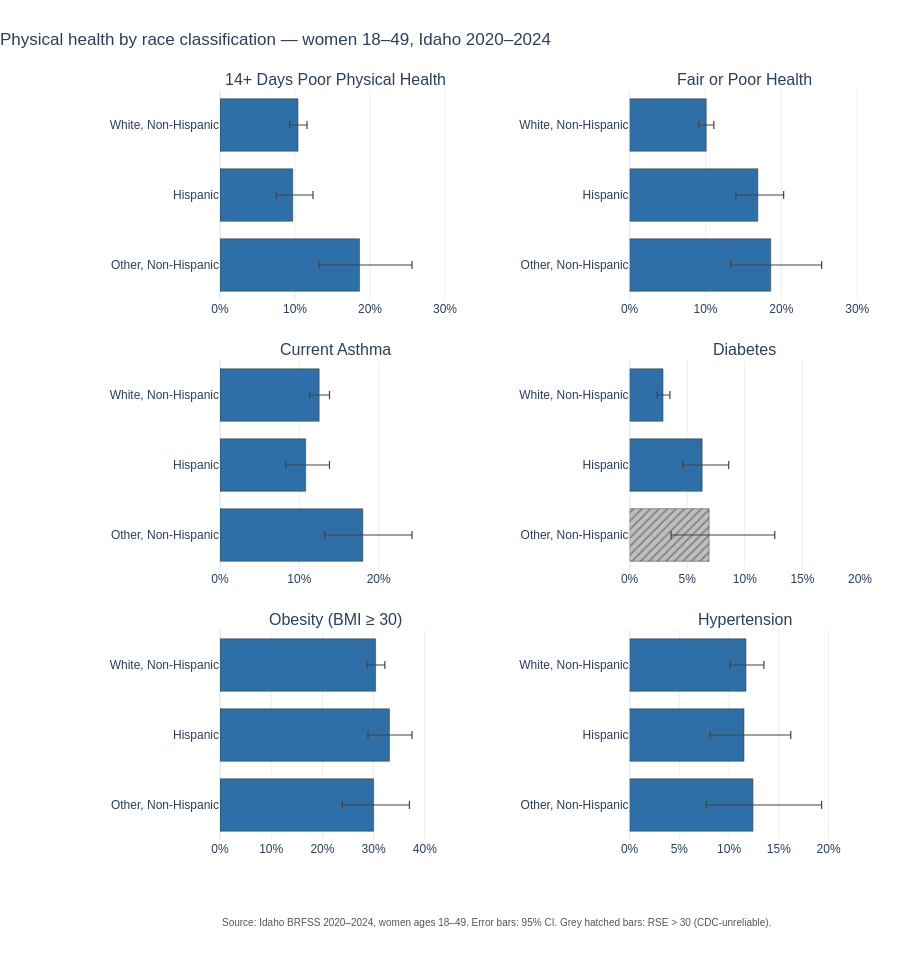

The notebook cell this image was saved under:
### Markdown cell above
## A5. By race classification

### Code cell
small_multiples(
    df, metrics=PHYS_METRICS,
    group_col='Group', group_order=RACE_ORDER,
    filters={'Category': 'Race Classification', 'Region': 'Statewide'},
    title='Physical health by race classification \u2014 women 18\u201349, Idaho 2020\u20132024',
).show()

### Figure 1 — Plotly figure (JSON) as saved in the notebook; plotly's stock layout.template omitted (floating-point values rounded to 4 significant figures)
{"data": [{"customdata": ["<b>White, Non-Hispanic</b><br>10.4% (95% CI 9.3–11.6)<br>n = 4726, RSE = 6", "<b>Hispanic</b><br>9.7% (95% CI 7.5–12.4)<br>n = 843, RSE = 13", "<b>Other, Non-Hispanic</b><br>18.6% (95% CI 13.2–25.6)<br>n = 331, RSE = 17"], "error_x": {"array": [1.2, 2.7, 7.0], "arrayminus": [1.1, 2.2, 5.4], "color": "#444", "symmetric": false, "thickness": 1.2, "type": "data", "width": 4}, "hovertemplate": "%{customdata}<extra></extra>", "marker": {"color": ["#2e6fa7", "#2e6fa7", "#2e6fa7"], "line": {"color": "#333", "width": 0.5}, "pattern": {"shape": ["", "", ""], "size": 6, "solidity": 0.3}}, "orientation": "h", "showlegend": false, "type": "bar", "x": [10.4, 9.7, 18.6], "xaxis": "x", "y": ["White, Non-Hispanic", "Hispanic", "Other, Non-Hispanic"], "yaxis": "y"}, {"customdata": ["<b>White, Non-Hispanic</b><br>10.1% (95% CI 9.1–11.1)<br>n = 4792, RSE = 5", "<b>Hispanic</b><br>16.9% (95% CI 14.0–20.3)<br>n = 865, RSE = 9", "<b>Other, Non-Hispanic</b><br>18.6% (95% CI 13.3–25.3)<br>n = 346, RSE = 16"], "error_x": {"array": [1.0, 3.4, 6.7], "arrayminus": [1.0, 2.9, 5.3], "color": "#444", "symmetric": false, "thickness": 1.2, "type": "data", "width": 4}, "hovertemplate": "%{customdata}<extra></extra>", "marker": {"color": ["#2e6fa7", "#2e6fa7", "#2e6fa7"], "line": {"color": "#333", "width": 0.5}, "pattern": {"shape": ["", "", ""], "size": 6, "solidity": 0.3}}, "orientation": "h", "showlegend": false, "type": "bar", "x": [10.1, 16.9, 18.6], "xaxis": "x2", "y": ["White, Non-Hispanic", "Hispanic", "Other, Non-Hispanic"], "yaxis": "y2"}, {"customdata": ["<b>White, Non-Hispanic</b><br>12.5% (95% CI 11.3–13.8)<br>n = 4757, RSE = 5", "<b>Hispanic</b><br>10.8% (95% CI 8.3–13.8)<br>n = 861, RSE = 13", "<b>Other, Non-Hispanic</b><br>18.0% (95% CI 13.2–24.2)<br>n = 343, RSE = 16"], "error_x": {"array": [1.3, 3.0, 6.2], "arrayminus": [1.2, 2.5, 4.8], "color": "#444", "symmetric": false, "thickness": 1.2, "type": "data", "width": 4}, "hovertemplate": "%{customdata}<extra></extra>", "marker": {"color": ["#2e6fa7", "#2e6fa7", "#2e6fa7"], "line": {"color": "#333", "width": 0.5}, "pattern": {"shape": ["", "", ""], "size": 6, "solidity": 0.3}}, "orientation": "h", "showlegend": false, "type": "bar", "x": [12.5, 10.8, 18.0], "xaxis": "x3", "y": ["White, Non-Hispanic", "Hispanic", "Other, Non-Hispanic"], "yaxis": "y3"}, {"customdata": ["<b>White, Non-Hispanic</b><br>2.9% (95% CI 2.4–3.5)<br>n = 4799, RSE = 10", "<b>Hispanic</b><br>6.3% (95% CI 4.6–8.6)<br>n = 862, RSE = 16", "<b>Other, Non-Hispanic</b><br>6.9% (95% CI 3.6–12.6)<br>n = 345, RSE = 32 <b>*UNRELIABLE (RSE>30)*</b>"], "error_x": {"array": [0.6, 2.3, 5.7], "arrayminus": [0.5, 1.7, 3.3], "color": "#444", "symmetric": false, "thickness": 1.2, "type": "data", "width": 4}, "hovertemplate": "%{customdata}<extra></extra>", "marker": {"color": ["#2e6fa7", "#2e6fa7", "#bfbfbf"], "line": {"color": "#333", "width": 0.5}, "pattern": {"shape": ["", "", "/"], "size": 6, "solidity": 0.3}}, "orientation": "h", "showlegend": false, "type": "bar", "x": [2.9, 6.3, 6.9], "xaxis": "x4", "y": ["White, Non-Hispanic", "Hispanic", "Other, Non-Hispanic"], "yaxis": "y4"}, {"customdata": ["<b>White, Non-Hispanic</b><br>30.4% (95% CI 28.7–32.2)<br>n = 4297, RSE = 3", "<b>Hispanic</b><br>33.1% (95% CI 28.9–37.5)<br>n = 682, RSE = 7", "<b>Other, Non-Hispanic</b><br>30.0% (95% CI 23.9–37.0)<br>n = 301, RSE = 11"], "error_x": {"array": [1.8, 4.4, 7.0], "arrayminus": [1.7, 4.2, 6.1], "color": "#444", "symmetric": false, "thickness": 1.2, "type": "data", "width": 4}, "hovertemplate": "%{customdata}<extra></extra>", "marker": {"color": ["#2e6fa7", "#2e6fa7", "#2e6fa7"], "line": {"color": "#333", "width": 0.5}, "pattern": {"shape": ["", "", ""], "size": 6, "solidity": 0.3}}, "orientation": "h", "showlegend": false, "type": "bar", "x": [30.4, 33.1, 30.0], "xaxis": "x5", "y": ["White, Non-Hispanic", "Hispanic", "Other, Non-Hispanic"], "yaxis": "y5"}, {"customdata": ["<b>White, Non-Hispanic</b><br>11.7% (95% CI 10.1–13.5)<br>n = 2188, RSE = 7", "<b>Hispanic</b><br>11.5% (95% CI 8.1–16.2)<br>n = 385, RSE = 18", "<b>Other, Non-Hispanic</b><br>12.4% (95% CI 7.7–19.3)<br>n = 154, RSE = 23"], "error_x": {"array": [1.8, 4.7, 6.9], "arrayminus": [1.6, 3.4, 4.7], "color": "#444", "symmetric": false, "thickness": 1.2, "type": "data", "width": 4}, "hovertemplate": "%{customdata}<extra></extra>", "marker": {"color": ["#2e6fa7", "#2e6fa7", "#2e6fa7"], "line": {"color": "#333", "width": 0.5}, "pattern": {"shape": ["", "", ""], "size": 6, "solidity": 0.3}}, "orientation": "h", "showlegend": false, "type": "bar", "x": [11.7, 11.5, 12.4], "xaxis": "x6", "y": ["White, Non-Hispanic", "Hispanic", "Other, Non-Hispanic"], "yaxis": "y6"}], "layout": {"annotations": [{"font": {"size": 16}, "showarrow": false, "text": "14+ Days Poor Physical Health", "x": 0.18, "xanchor": "center", "xref": "paper", "y": 1.0, "yanchor": "bottom", "yref": "paper"}, {"font": {"size": 16}, "showarrow": false, "text": "Fair or Poor Health", "x": 0.82, "xanchor": "center", "xref": "paper", "y": 1.0, "yanchor": "bottom", "yref": "paper"}, {"font": {"size": 16}, "showarrow": false, "text": "Current Asthma", "x": 0.18, "xanchor": "center", "xref": "paper", "y": 0.64, "yanchor": "bottom", "yref": "paper"}, {"font": {"size": 16}, "showarrow": false, "text": "Diabetes", "x": 0.82, "xanchor": "center", "xref": "paper", "y": 0.64, "yanchor": "bottom", "yref": "paper"}, {"font": {"size": 16}, "showarrow": false, "text": "Obesity (BMI ≥ 30)", "x": 0.18, "xanchor": "center", "xref": "paper", "y": 0.28, "yanchor": "bottom", "yref": "paper"}, {"font": {"size": 16}, "showarrow": false, "text": "Hypertension", "x": 0.82, "xanchor": "center", "xref": "paper", "y": 0.28, "yanchor": "bottom", "yref": "paper"}, {"font": {"color": "#555", "size": 10}, "showarrow": false, "text": "Source: Idaho BRFSS 2020–2024, women ages 18–49. Error bars: 95% CI. Grey hatched bars: RSE > 30 (CDC-unreliable).", "x": 0, "xanchor": "left", "xref": "paper", "y": -0.12, "yref": "paper"}], "bargap": 0.25, "font": {"family": "Helvetica, Arial, sans-serif", "size": 12}, "height": 980, "margin": {"b": 140, "l": 220, "r": 40, "t": 90}, "title": {"text": "Physical health by race classification — women 18–49, Idaho 2020–2024", "x": 0, "xanchor": "left"}, "xaxis": {"anchor": "y", "domain": [0.0, 0.36], "gridcolor": "#eee", "range": [0, 30.72], "ticksuffix": "%"}, "xaxis2": {"anchor": "y2", "domain": [0.64, 1.0], "gridcolor": "#eee", "range": [0, 30.36], "ticksuffix": "%"}, "xaxis3": {"anchor": "y3", "domain": [0.0, 0.36], "gridcolor": "#eee", "range": [0, 29.04], "ticksuffix": "%"}, "xaxis4": {"anchor": "y4", "domain": [0.64, 1.0], "gridcolor": "#eee", "range": [0, 20], "ticksuffix": "%"}, "xaxis5": {"anchor": "y5", "domain": [0.0, 0.36], "gridcolor": "#eee", "range": [0, 45.0], "ticksuffix": "%"}, "xaxis6": {"anchor": "y6", "domain": [0.64, 1.0], "gridcolor": "#eee", "range": [0, 23.16], "ticksuffix": "%"}, "yaxis": {"anchor": "x", "autorange": "reversed", "categoryarray": ["White, Non-Hispanic", "Hispanic", "Other, Non-Hispanic"], "categoryorder": "array", "domain": [0.72, 1.0]}, "yaxis2": {"anchor": "x2", "autorange": "reversed", "categoryarray": ["White, Non-Hispanic", "Hispanic", "Other, Non-Hispanic"], "categoryorder": "array", "domain": [0.72, 1.0]}, "yaxis3": {"anchor": "x3", "autorange": "reversed", "categoryarray": ["White, Non-Hispanic", "Hispanic", "Other, Non-Hispanic"], "categoryorder": "array", "domain": [0.36, 0.64]}, "yaxis4": {"anchor": "x4", "autorange": "reversed", "categoryarray": ["White, Non-Hispanic", "Hispanic", "Other, Non-Hispanic"], "categoryorder": "array", "domain": [0.36, 0.64]}, "yaxis5": {"anchor": "x5", "autorange": "reversed", "categoryarray": ["White, Non-Hispanic", "Hispanic", "Other, Non-Hispanic"], "categoryorder": "array", "domain": [0.0, 0.28]}, "yaxis6": {"anchor": "x6", "autorange": "reversed", "categoryarray": ["White, Non-Hispanic", "Hispanic", "Other, Non-Hispanic"], "categoryorder": "array", "domain": [0.0, 0.28]}}}
